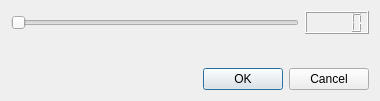
<?xml version="1.0" encoding="UTF-8"?>
<ui version="4.0">
 <class>ChangeCompletionDialog</class>
 <widget class="QDialog" name="ChangeCompletionDialog">
  <property name="geometry">
   <rect>
    <x>0</x>
    <y>0</y>
    <width>380</width>
    <height>101</height>
   </rect>
  </property>
  <property name="windowTitle">
   <string>Изменить процент выполнения</string>
  </property>
  <layout class="QVBoxLayout" name="verticalLayout">
   <item>
    <layout class="QHBoxLayout" name="horizontalLayout">
     <item>
      <widget class="QSlider" name="horizontalSlider">
       <property name="maximum">
        <number>100</number>
       </property>
       <property name="orientation">
        <enum>Qt::Horizontal</enum>
       </property>
      </widget>
     </item>
     <item>
      <widget class="QLCDNumber" name="lcdNumber"/>
     </item>
    </layout>
   </item>
   <item>
    <spacer name="verticalSpacer">
     <property name="orientation">
      <enum>Qt::Vertical</enum>
     </property>
     <property name="sizeHint" stdset="0">
      <size>
       <width>20</width>
       <height>40</height>
      </size>
     </property>
    </spacer>
   </item>
   <item>
    <widget class="QDialogButtonBox" name="buttonBox">
     <property name="orientation">
      <enum>Qt::Horizontal</enum>
     </property>
     <property name="standardButtons">
      <set>QDialogButtonBox::Cancel|QDialogButtonBox::Ok</set>
     </property>
    </widget>
   </item>
  </layout>
 </widget>
 <resources/>
 <connections>
  <connection>
   <sender>buttonBox</sender>
   <signal>accepted()</signal>
   <receiver>ChangeCompletionDialog</receiver>
   <slot>accept()</slot>
   <hints>
    <hint type="sourcelabel">
     <x>226</x>
     <y>87</y>
    </hint>
    <hint type="destinationlabel">
     <x>157</x>
     <y>100</y>
    </hint>
   </hints>
  </connection>
  <connection>
   <sender>buttonBox</sender>
   <signal>rejected()</signal>
   <receiver>ChangeCompletionDialog</receiver>
   <slot>reject()</slot>
   <hints>
    <hint type="sourcelabel">
     <x>294</x>
     <y>92</y>
    </hint>
    <hint type="destinationlabel">
     <x>286</x>
     <y>100</y>
    </hint>
   </hints>
  </connection>
  <connection>
   <sender>horizontalSlider</sender>
   <signal>valueChanged(int)</signal>
   <receiver>lcdNumber</receiver>
   <slot>display(int)</slot>
   <hints>
    <hint type="sourcelabel">
     <x>90</x>
     <y>20</y>
    </hint>
    <hint type="destinationlabel">
     <x>347</x>
     <y>25</y>
    </hint>
   </hints>
  </connection>
 </connections>
</ui>
